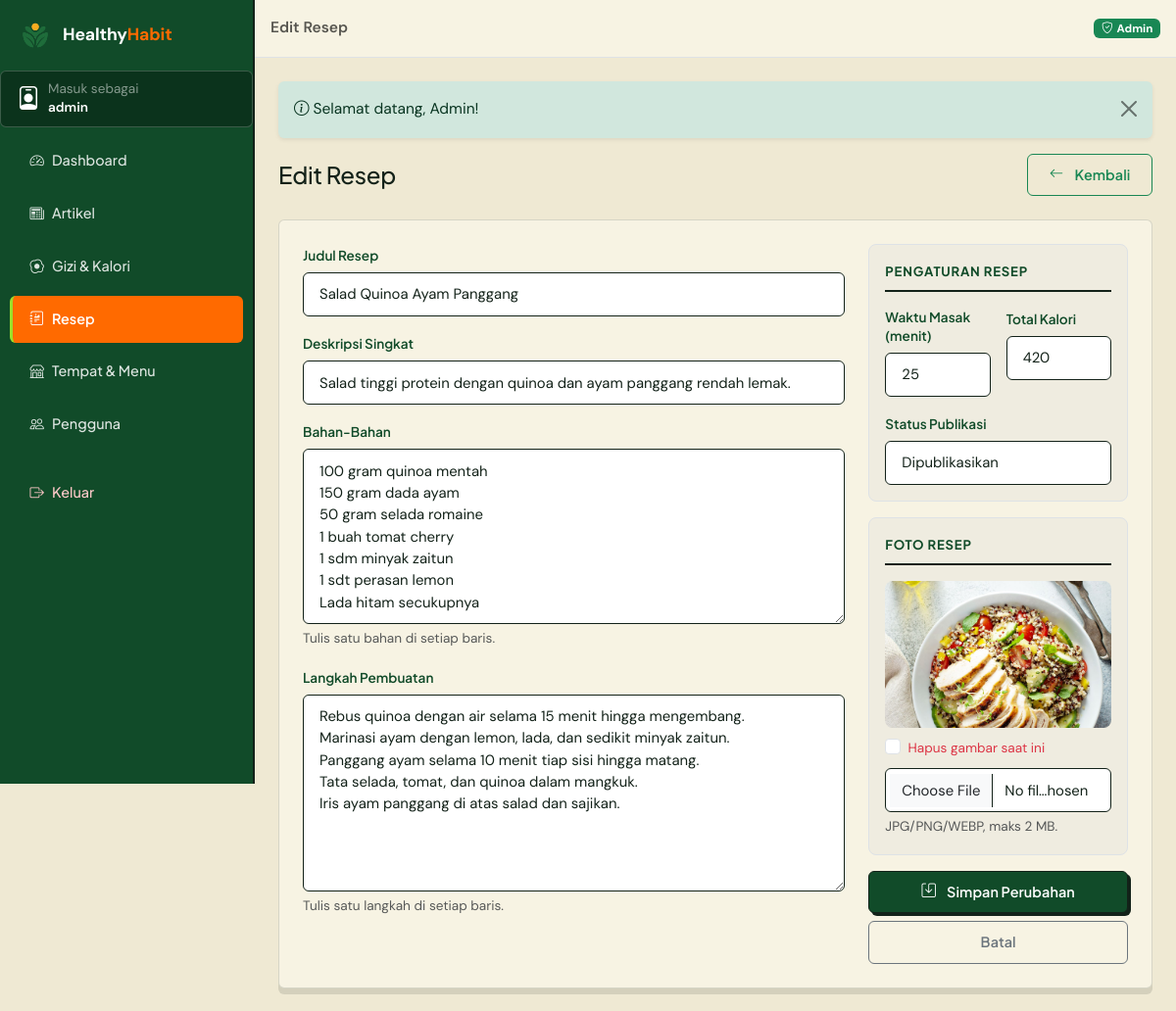
The page /admin/resep/1/edit (signed in) on the database its author committed.
### tables this page shows
CREATE TABLE `resep` (
  `id_resep` int(11) NOT NULL AUTO_INCREMENT,
  `id_admin` int(11) DEFAULT NULL,
  `judul_resep` varchar(180) NOT NULL,
  `deskripsi` varchar(255) NOT NULL,
  `bahan_bahan` text NOT NULL,
  `langkah_pembuatan` text NOT NULL,
  `waktu_masak` int(11) NOT NULL DEFAULT 0,
  `status_publikasi` enum('draft','dipublikasikan') NOT NULL DEFAULT 'draft',
  `total_kalori` int(11) NOT NULL DEFAULT 0,
  `foto_resep` varchar(255) DEFAULT NULL,
  PRIMARY KEY (`id_resep`),
  KEY `fk_resep_admin` (`id_admin`),
  CONSTRAINT `fk_resep_admin` FOREIGN KEY (`id_admin`) REFERENCES `users` (`id_pengguna`) ON DELETE SET NULL ON UPDATE CASCADE
);

### app/core/Controller.php (called while the page is built, shortened)
<?php
abstract class Controller
{
    protected function view(string $view, array $data = [], string $layout = 'main'): void
    {
        $contentFile = VIEWS_PATH . '/pages/' . $view . '.php';
        extract($data, EXTR_SKIP);
        require $contentFile;
    }
}

### app/controllers/admin/AdminResepController.php (called while the page is built, shortened)
<?php
class AdminResepController extends Controller
{
    public function edit(string $id): void
    {
        $resep = Resep::find((int) $id);
        $this->view('admin/resep/form', [
            'pageTitle' => 'Edit Resep',
            'activeNav' => 'resep',
            'resep'     => $resep,
        ], 'admin');
    }
}

### app/core/Router.php (called while the page is built, shortened)
<?php
class Router
{
    private array $routes = [];
    private function add(string $method, string $pattern, array $handler): void
    {
        $regex = preg_replace_callback(
            '#\{(\w+)(?::([^}]+))?\}#',
            static fn(array $m): string => '(?P<' . $m[1] . '>' . ($m[2] ?? '[^/]+') . ')',
            $pattern
        );
        $this->routes[$method][] = ['#^' . $regex . '$#', $handler, $pattern];
    }
    public function dispatch(string $uri, string $method): void
    {
        $path = (string) parse_url($uri, PHP_URL_PATH);
        $path = '/' . trim($path, '/');
        $method = strtoupper($method);
        $match  = $this->match($method, $path);
        [$handler, $params] = $match;
        [$class, $action]   = $handler;
        $controller = new $class();
        $controller->$action(...array_values($params));
    }
    private function match(string $method, string $path): ?array
    {
        foreach ($this->routes[$method] ?? [] as [$regex, $handler]) {
            if (preg_match($regex, $path, $m)) {
                $params = array_filter($m, 'is_string', ARRAY_FILTER_USE_KEY);
                return [$handler, $params];
            }
        }
        return null;
    }
}

### index.php (called while the page is built, shortened)
<?php
require_once __DIR__ . '/app/helpers/helper.php';
spl_autoload_register(function (string $class): void {
    $candidates = [
        APP_PATH . '/core/' . $class . '.php',
        APP_PATH . '/models/' . $class . '.php',
        APP_PATH . '/services/' . $class . '.php',
        APP_PATH . '/controllers/' . $class . '.php',
        APP_PATH . '/controllers/admin/' . $class . '.php',
    ];
    foreach ($candidates as $file) {
        if (is_file($file)) {
            return;
        }
    }
});
$router = new Router();
$router->dispatch(
    $_SERVER['REQUEST_URI'] ?? '/',
    $_SERVER['REQUEST_METHOD'] ?? 'GET'
);

### app/core/Database.php (called while the page is built, shortened)
<?php
class Database
{
    private static ?PDO $pdo = null;
    public static function connect(): PDO
    {
        $dsn = 'mysql:host=' . DB_HOST
            . ';port=' . DB_PORT
            . ';dbname=' . DB_NAME
            . ';charset=' . DB_CHARSET;
        try {
            self::$pdo = new PDO($dsn, DB_USER, DB_PASS, [
                PDO::ATTR_ERRMODE            => PDO::ERRMODE_EXCEPTION,
                PDO::ATTR_DEFAULT_FETCH_MODE => PDO::FETCH_ASSOC,
                PDO::ATTR_EMULATE_PREPARES   => false,
            ]);
        } catch (PDOException $ex) {
            http_response_code(500);
            exit(
                '<div style="font-family:Poppins,Arial,sans-serif;max-width:640px;margin:60px auto;padding:24px;border:1px solid #e0e0e0;border-radius:12px">'
                . '<h2 style="color:#27824B">Koneksi database gagal</h2>'
                . '<p>Pastikan <b>MySQL (XAMPP)</b> sudah berjalan, lalu impor file '
                . '<b>database/healthyhabit.sql</b> ke phpMyAdmin.</p>'
                . '<p style="color:#c0392b"><code>' . e($ex->getMessage()) . '</code></p>'
                . '</div>'
            );
        }
        return self::$pdo;
    }
}

### app/core/Model.php (called while the page is built, shortened)
<?php
abstract class Model
{
    protected static string $table = '';
    protected static string $primaryKey = 'id';
    protected static function db(): PDO
    {
        return Database::connect();
    }
    public static function find($id): ?array
    {
        $st = static::db()->prepare(
            'SELECT * FROM ' . static::$table . ' WHERE ' . static::$primaryKey . ' = ? LIMIT 1'
        );
        $st->execute([$id]);
        $row = $st->fetch();
        return $row ?: null;
    }
}

### app/helpers/helper.php (called while the page is built, shortened)
<?php
function e($value): string
{
    return htmlspecialchars((string) $value, ENT_QUOTES, 'UTF-8');
}
function img_url(?string $filename, string $subdir): string
{
    if ($filename && is_file(UPLOAD_PATH . '/' . $subdir . '/' . basename($filename))) {
        return UPLOAD_URL . '/' . $subdir . '/' . basename($filename);
    }
    return BASE_URL . '/assets/img/placeholder.svg';
}

### app/views/pages/admin/resep/form.php (the view, shortened to what this page needs)
<?php
$edit = !empty($resep);
$action = $edit
    ? BASE_URL . '/admin/resep/' . (int) $resep['id_resep'] . '/edit'
    : BASE_URL . '/admin/resep/create';
$val = fn(string $k, $default = '') => $resep[$k] ?? ($_POST[$k] ?? $default);
?>
<div class="d-flex justify-content-between align-items-center flex-wrap gap-2 mb-4">
    <div>
        <h1 class="h4 mb-0"><?= $edit ? 'Edit Resep' : 'Tambah Resep Baru' ?></h1>
    </div>
    <a href="<?= BASE_URL ?>/admin/resep" class="btn btn-outline-success btn-sm">
        <i class="bi bi-arrow-left me-1"></i>Kembali
    </a>
</div>
<form action="<?= $action ?>" method="post" enctype="multipart/form-data" class="panel-white">
    <div class="row g-4">
        <div class="col-lg-8">
            <div class="mb-3">
                <label for="judul_resep" class="form-label fw-semibold">Judul Resep</label>
                <input type="text" class="form-control" id="judul_resep" name="judul_resep"
                       minlength="4" required value="<?= e($val('judul_resep')) ?>"
                       placeholder="mis. Salad Quinoa Ayam Panggang">
            </div>
            <div class="mb-3">
                <label for="deskripsi" class="form-label fw-semibold">Deskripsi Singkat</label>
                <input type="text" class="form-control" id="deskripsi" name="deskripsi" required
                       maxlength="255" value="<?= e($val('deskripsi')) ?>"
                       placeholder="Ringkasan resep yang menggugah selera…">
            </div>
            <div class="mb-3">
                <label for="bahan_bahan" class="form-label fw-semibold">Bahan-Bahan</label>
                <textarea class="form-control" id="bahan_bahan" name="bahan_bahan" rows="7" required
                          placeholder="Satu bahan per baris, mis:&#10;100 g quinoa&#10;150 dada ayam&#10;1 sdm minyak zaitun"><?= e($val('bahan_bahan')) ?></textarea>
                <div class="form-text">Tulis satu bahan di setiap baris.</div>
            </div>
            <div class="mb-3">
                <label for="langkah_pembuatan" class="form-label fw-semibold">Langkah Pembuatan</label>
                <textarea class="form-control" id="langkah_pembuatan" name="langkah_pembuatan" rows="8" required
                          placeholder="Satu langkah per baris, nomor urut otomatis dibuat sistem."><?= e($val('langkah_pembuatan')) ?></textarea>
                <div class="form-text">Tulis satu langkah di setiap baris.</div>
            </div>
        </div>
        <div class="col-lg-4">
            <div class="border rounded-3 p-3 mb-3" style="background:var(--abu);">
                <div class="form-section-title">Pengaturan Resep</div>
                <div class="row g-3">
                    <div class="col-6">
                        <label for="waktu_masak" class="form-label small fw-semibold">Waktu Masak (menit)</label>
                        <input type="number" min="1" class="form-control" id="waktu_masak"
                               name="waktu_masak" required value="<?= e($val('waktu_masak', 30)) ?>">
                    </div>
                    <div class="col-6">
                        <label for="total_kalori" class="form-label small fw-semibold">Total Kalori</label>
                        <input type="number" min="0" class="form-control" id="total_kalori"
                               name="total_kalori" required value="<?= e($val('total_kalori')) ?>">
                    </div>
                    <div class="col-12">
                        <label for="status_publikasi" class="form-label small fw-semibold">Status Publikasi</label>
                        <select class="form-select" id="status_publikasi" name="status_publikasi">
                            <?php $status = $val('status_publikasi', 'dipublikasikan'); ?>
                            <option value="dipublikasikan" <?= $status === 'dipublikasikan' ? 'selected' : '' ?>>
                                Dipublikasikan</option>
                        </select>
                    </div>
                </div>
            </div>
            <div class="border rounded-3 p-3 mb-3" style="background:var(--abu);">
                <div class="form-section-title">Foto Resep</div>
                <?php if ($edit && !empty($resep['foto_resep'])): ?>
                    <img src="<?= img_url($resep['foto_resep'], 'resep') ?>" alt=""
                         class="img-fluid rounded-3 mb-2" style="width:100%;height:150px;object-fit:cover;">
                    <div class="form-check mb-2">
                        <input class="form-check-input" type="checkbox" name="hapus_gambar"
                               id="hapus_gambar" value="1">
                        <label class="form-check-label small text-danger" for="hapus_gambar">
                            Hapus gambar saat ini
                        </label>
                    </div>
                <?php endif; ?>
                <input type="file" class="form-control" name="foto_resep" accept="image/*">
                <div class="form-text">JPG/PNG/WEBP, maks 2 MB.</div>
            </div>
            <div class="d-grid gap-2">
                <button type="submit" class="btn btn-green fw-semibold">
                    <i class="bi bi-save me-1"></i><?= $edit ? 'Simpan Perubahan' : 'Simpan Resep' ?>
                </button>
                <a href="<?= BASE_URL ?>/admin/resep" class="btn btn-outline-secondary">Batal</a>
            </div>
        </div>
    </div>
</form>

### assets/css/style.css (style rules this page uses)
:root { --hijau: #166534; --hijau-2: #228B47; --hijau-dark: #114B29; --hijau-deep: #0B331C; --hijau-muda: #E4F3D8; --hijau-grid: #7CC464; --krem: #F7F3E3; --krem-2: #EFE9D3; --putih: #FFFFFF; --oranye: #FF6A00; --oranye-soft: #FF852E; --lime: #9BE12B; --kuning-hangat: #FFD166; --abu: #EFECE0; --abu-gelap: #4B554E; --teks: #132219; --teks-lembut: #38493F; --border-ink: #132219; --radius: 6px; --radius-lg: 10px; --font-heading: 'Plus Jakarta Sans', 'DM Sans', system-ui, sans-serif; --font-body: 'DM Sans', system-ui, -apple-system, 'Segoe UI', sans-serif; --shadow: 0 6px 0 rgba(19, 34, 25, .12); --shadow-hover: 0 10px 0 rgba(19, 34, 25, .18); --ease: cubic-bezier(.16, 1, .3, 1); --spring: cubic-bezier(.34, 1.56, .64, 1); }
* { font-family: var(--font-body); box-sizing: border-box; }
html { scroll-behavior: smooth; }
body { position: relative; color: var(--teks); font-weight: 400; font-size: .97rem; line-height: 1.65; min-height: 100vh; background-color: var(--hijau-grid); background-image: linear-gradient(to right, rgba(255, 255, 255, .22) 1px, transparent 1px), linear-gradient(to bottom, rgba(255, 255, 255, .22) 1px, transparent 1px); background-size: 32px 32px; -webkit-font-smoothing: antialiased; -moz-osx-font-smoothing: grayscale; text-rendering: optimizeLegibility; animation: fadeIn .7s ease both; }
body::before, body::after { display: none !important; }
h1, h2, h3, h4, h5, h6 { font-family: var(--font-heading); font-weight: 700; color: var(--hijau-dark); letter-spacing: -.01em; line-height: 1.24; overflow: visible; }
a { text-decoration: none; transition: color .25s var(--ease), background .25s var(--ease), opacity .25s, transform .25s var(--ease); }
.glass, .glass-strong, .panel-white { position: relative; background: var(--krem); border: 1.5px solid rgba(19, 34, 25, .14); box-shadow: var(--shadow); border-radius: var(--radius); padding: 1.5rem; overflow: visible; }
.glass::before, .glass::after, .panel-white::before, .panel-white::after { display: none !important; }
.btn { display: inline-flex; align-items: center; justify-content: center; gap: .45rem; font-family: var(--font-heading); border-radius: 6px; font-size: .9rem; font-weight: 600; letter-spacing: .005em; padding: .62rem 1.35rem; position: relative; overflow: hidden; isolation: isolate; white-space: nowrap; transition: transform .35s var(--ease), box-shadow .3s var(--ease), background .3s, color .3s, border-color .3s; }
.btn-green::before, .btn-orange::before { content: ""; position: absolute; z-index: -1; top: -10%; left: 0; width: 45%; height: 120%; background: linear-gradient(100deg, transparent, rgba(255, 255, 255, .42), transparent); transform: translateX(-130%) skewX(-22deg); pointer-events: none; }
.btn-green::after, .btn-orange::after { display: none; }
.btn-green { background: var(--hijau-dark); border: 1.5px solid var(--border-ink); color: var(--putih); box-shadow: 3px 3px 0 var(--border-ink); }
.form-control, .form-select { background: var(--putih); border: 1.5px solid var(--border-ink); border-radius: 6px; padding: .65rem 1rem; font-size: .93rem; line-height: 1.5; color: var(--teks); box-shadow: none; transition: border-color .3s var(--ease), box-shadow .35s var(--ease), transform .35s var(--spring); }
.form-control::placeholder { color: #87918A; }
.form-label { font-family: var(--font-heading); font-weight: 600; font-size: .85rem; line-height: 1.4; color: var(--hijau-dark); letter-spacing: 0; }
.admin-body { min-height: 100vh; background-color: var(--krem-2); background-image: none; }
.form-section-title { font-family: var(--font-heading); font-size: .82rem; text-transform: uppercase; letter-spacing: .06em; color: var(--hijau-dark); font-weight: 700; border-bottom: 2px solid var(--border-ink); padding-bottom: .5rem; margin-bottom: 1rem; }

### rows shown on the page
resep: judul_resep "Salad Quinoa Ayam Panggang", deskripsi "Salad tinggi protein dengan quinoa dan ayam panggang rendah lemak.", bahan_bahan "100 gram quinoa mentah 150 gram dada ayam 50 gram selada romaine 1 buah tomat cherry 1 sdm minyak zaitun 1 sdt perasan lemon Lada hitam secukupnya", langkah_pembuatan "Rebus quinoa dengan air selama 15 menit hingga mengembang. Marinasi ayam dengan lemon, lada, dan sedikit minyak zaitun. Panggang ayam selama 10 menit tiap sisi hingga matang. Tata selada, tomat, dan quinoa dalam mangkuk. Iris ayam panggang di atas salad dan sajikan.", waktu_masak "25", total_kalori "420", status_publikasi "Dipublikasikan", foto_resep (picture)

### other values the page prints
Auth::user()['username'] "admin"
$item['label'] "Dashboard"
$item['label'] "Artikel"
$item['label'] "Gizi & Kalori"
$item['label'] "Resep"
$item['label'] "Tempat & Menu"
$item['label'] "Pengguna"
$pageTitle "Edit Resep"
$f['message'] "Selamat datang, Admin!"
